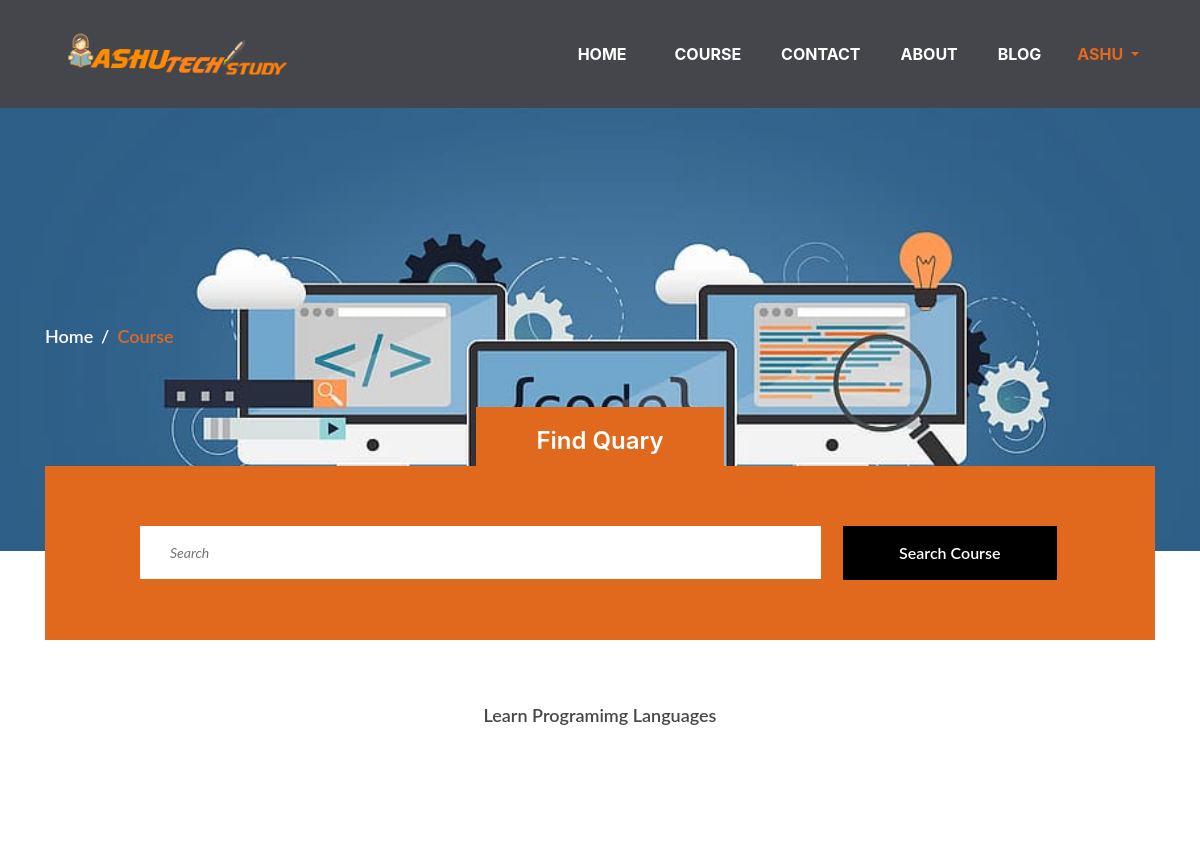
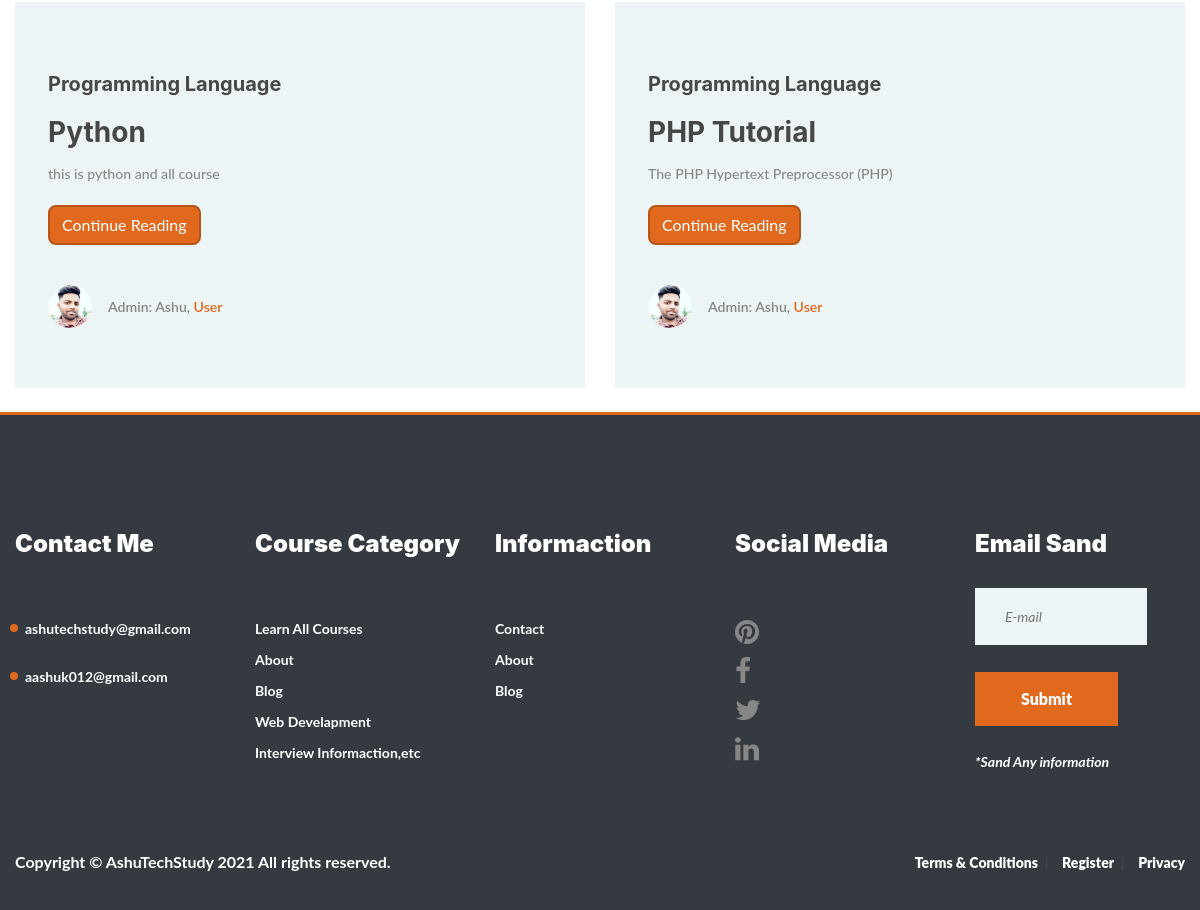
The page /courses/1 (signed in) on the database its author committed (2 pictures, top to bottom).
### courses/models.py (models this page shows, shortened)
class Lendet(models.Model):
    krijues = models.ForeignKey(User, on_delete=models.CASCADE)
    slug = models.SlugField()
    titulli = models.CharField(max_length=30)
    klasa = models.ForeignKey(Klasa,on_delete=models.CASCADE)
    pershkrimi = models.TextField(max_length=400)
    krijuar_me = models.DateTimeField(auto_now=True)
    imazhi_lendes = models.ImageField(upload_to='kurs_images')

class Klasa(models.Model):
    titulli = models.CharField(max_length=150)
    pershkrimi = models.TextField(max_length= 200, null=True)
    imazhi = models.ImageField(upload_to='cat_images')
    def __str__(self):
        return '{}'.format(self.titulli)

### courses/views.py (the view)
# urls.py: path('courses/<int:category>', CourseListView, name='course_list'),
def CourseListView(request, category):
    courses = Lendet.objects.filter(klasa=category)
    context = {
        'courses':courses
    }
    return render(request, 'courses/course_list.html', context)

### courses/templates/courses/course_list.html
{% extends 'base.html' %}
{% load static %}
{% block content %}
<div class="page-info-section set-bg" data-setbg="{% static 'webuni/img/2.jpg' %}">
  <div class="container">
    <div class="site-breadcrumb">
      <a href="/">Home</a>
      <span>Course</span>
    </div>
  </div>
</div>
<section class="search-section ss-other-page">
  <div class="container">
    <div class="search-warp">
      <div class="section-title text-white">
        <h2><span>Find Quary</span></h2>
      </div>
      <div class="row">
        <div class="col-lg-10 offset-lg-1">
          <form method="post" action="{% url 'courses:kerko_kurs' %}" class="intro-newslatter"> {% csrf_token %}
            <input name="search" type="text" placeholder="Search">
            <button type="submit" class="site-btn btn-dark">Search Course</button>
          </form>
        </div>
      </div>
    </div>
  </div>
</section>
<div class="course-warp">
  <ul class="course-filter controls">
    <li class="control active" data-filter="all"> Learn Programimg Languages</li>
  </ul>
<div class="featured-courses">
      <div class="featured-course course-item">
        <div class="row">
          {% for course in courses %}
          <div class="col-lg-6 pb-4">
            <div class="course-info">
              <div class="course-text">
                <h5>{{course.klasa}}</h5>
                <a href="{% url 'courses:course_detail' course.slug %}"><h3 class="">{{course.titulli|capfirst}}</h3></a>
                <p>{{course.pershkrimi}}</p>
                <div class="students"><a href="{% url 'courses:course_detail' course.slug %}" class="btn btn-primary">Continue Reading</a></div>
              </div>
              <div class="course-author">
                <div class="ca-pic set-bg" data-setbg="{{ request.user.profile.profile_pic.url }}"></div>
                <p>Admin: {{course.krijues|capfirst}}, <span>User</span></p>
              </div>
            </div>
          </div>
          {% endfor %}
        </div>
      </div>
    </div>
  </div>
{% endblock %}

### templates/base.html (shortened to what this page needs)
<!DOCTYPE html>
{% load static %}
<html lang="en">
<head>
	<link rel="stylesheet" href="{% static 'webuni/css/bootstrap.min.css'%}"/>
	<link rel="stylesheet" href="{% static 'webuni/css/font-awesome.min.css' %}"/>
	<link rel="stylesheet" href="{% static 'webuni/css/owl.carousel.css' %}"/>
	<link rel="stylesheet" href="{% static 'webuni/css/style.css'%}"/>
	<link rel="stylesheet" href="{% static 'webuni/css/freelancer.css'%}"/>
	<link rel="stylesheet" href="https://unpkg.com/aos@next/dist/aos.css" />
</head>
<body>
	<nav class="navbar navbar-expand-lg bg-secondary text-uppercase" id="mainNav">
		<div class="container">
		  <a class="navbar-brand js-scroll-trigger" href="/"><img src="{% static 'webuni/img/logo7.png' %}" height="50px" alt=""><b style="color: rgb(250, 125, 67);"></b></a>
		  <div class="collapse navbar-collapse" id="navbarResponsive">
			<ul class="navbar-nav ml-auto">
			  <li class="nav-item mx-0 mx-lg-1">
				<a class="nav-link py-3 px-0 px-lg-3 rounded js-scroll-trigger" href="{% url 'courses:home' %}">Home</a>
			  </li>
			  <li class="nav-item mx-0 mx-lg-1">
				<li class="nav-item mx-0 mx-lg-1">
					<a class="nav-link py-3 px-0 px-lg-3 rounded js-scroll-trigger" href="/#kurset">Course</a>
				  </li>
			  </li>
			  <li class="nav-item mx-0 mx-lg-1">
				<a class="nav-link py-3 px-0 px-lg-3 rounded js-scroll-trigger" href="{% url 'courses:contact' %}">Contact</a>
			  </li>
			  <li class="nav-item mx-0 mx-lg-1">
				<a class="nav-link py-3 px-0 px-lg-3 rounded js-scroll-trigger" href="{% url 'courses:about' %}">About</a>
			  </li>
			  <li class="nav-item mx-0 mx-lg-1">
				<a class="nav-link py-3 px-0 px-lg-3 rounded js-scroll-trigger" href="{% url 'blogs:bloghome' %}">Blog</a>
			  </li>
			  {% if request.user.is_authenticated %}
			  <div class="dropdown show">
				<a class=" dropdown-toggle nav-link py-3 px-0 px-lg-3 rounded js-scroll-triggeraa" href="#" role="button" id="dropdownMenuLink" data-toggle="dropdown" aria-haspopup="true" aria-expanded="false">
					{{request.user.username}}
				</a>
			  </div>
              {% endif %}
			</ul>
		  </div>
		</div>
	  </nav>
{% block content %}
{% endblock content %}
	<footer class="footer-section spad pb-0 bg-dark">
		<div class="footer-top ">
			<div class="footer-warp">
				<div class="row ">
					<div class="widget-item">
						<h4><b class=text-white>Contact Me</b></h4>
						<ul class="contact-list">
							<li><b class=text-white>ashutechstudy@gmail.com</b></li>
							<li><b class=text-white>aashuk012@gmail.com</b></li>
						</ul>
					</div>
					<div class="widget-item">
						<h4><b class=text-white>Course Category</b></h4>
						<ul>
							<li><a href="/#kurset"><b class=text-white>Learn All Courses</b></a></li>
							<li><a href="{% url 'courses:about' %}"><b class=text-white>About</b></a></li>
							<li><a href="{% url 'blogs:bloghome' %}"><b class=text-white>Blog</b></a></li>
							<li><a href=""><b class=text-white>Web Develapment</b></a></li>
							<li><a href=""><b class=text-white>Interview Informaction,etc</b></a></li>
						</ul>
					</div>
					<div class="widget-item">
						<h4><b class=text-white>Informaction</b></h4>
						<ul>
							<li><a href="{% url 'courses:contact' %}"><b class=text-white>Contact</b></a></li>
							<li><a href="{% url 'courses:about' %}"><b class=text-white>About</b></a></li>
							<li><a href="{% url 'blogs:bloghome' %}"><b class=text-white>Blog</b></a></li>
						</ul>
					</div>
					<div class="widget-item">
						<h4><b class=text-white>Social Media</b></h4>
						<ul>
						<li><a href="https://in.pinterest.com/aashuk012/"><i class="fa fa-pinterest fa-2x icon-cog"></i></a></li>
						<li><a href="https://www.facebook.com/AshuKashyap-112885700424232"><i class="fa fa-facebook fa-2x"></i></a></li>
						<li><a href="https://twitter.com/aashukashyap6"><i class="fa fa-twitter fa-2x"></i></a></li>
						<li><a href="https://www.linkedin.com/in/ashu-kashyap-174505136/"><i class="fa fa-linkedin fa-2x"></i></a></li>
						</ul>
					</div>
					<div class="widget-item">
						<h4><b class= "text-white">Email Sand</b></h4>
						<form class="footer-newslatter">
							<input type="email" placeholder="E-mail">
							<button class="site-btn"><b class="text-white">Submit</b></button>
							<p><b class=text-white>*Sand Any information </b></p>
						</form>
					</div>
				</div>
			</div>
		</div>
		<div class="footer-bottom bg-dark">
			<div class="footer-warp">
				<ul class="footer-menu">
					<li><a href="#"><b class=text-white>Terms & Conditions</b></a></li>
					<li><a href="{% url 'account_signup' %}"><b class=text-white>Register</b></a></li>
					<li><a href="#"><b class=text-white>Privacy</b></a></li>
				</ul>
				<div class="text-white">
	<b>Copyright &copy; AshuTechStudy <script>document.write(new Date().getFullYear());</script> All rights reserved.</b>
</div>
			</div>
		</div>
	</footer>
</html>

### rows shown on the page
Lendet: klasa "Programming Language", titulli "Python", pershkrimi "this is python and all course", krijues "Ashu"
Lendet: klasa "Programming Language", titulli "PHP Tutorial", pershkrimi "The PHP Hypertext Preprocessor (PHP)", krijues "Ashu"

### other values the page prints
{{ request.user.username }} "ASHU"
